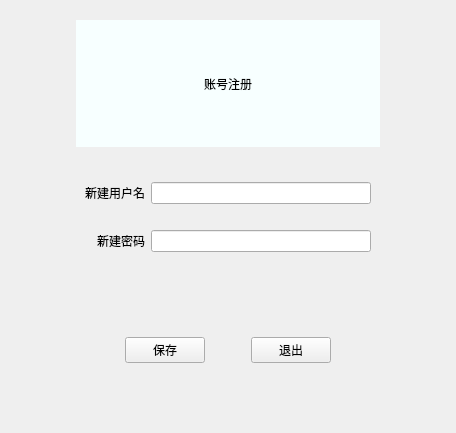
<?xml version="1.0" encoding="UTF-8"?>
<ui version="4.0">
 <class>CreateWidget</class>
 <widget class="QWidget" name="CreateWidget">
  <property name="geometry">
   <rect>
    <x>0</x>
    <y>0</y>
    <width>456</width>
    <height>433</height>
   </rect>
  </property>
  <property name="windowTitle">
   <string>Form</string>
  </property>
  <layout class="QHBoxLayout" name="horizontalLayout">
   <item>
    <spacer name="horizontalSpacer_7">
     <property name="orientation">
      <enum>Qt::Horizontal</enum>
     </property>
     <property name="sizeHint" stdset="0">
      <size>
       <width>31</width>
       <height>20</height>
      </size>
     </property>
    </spacer>
   </item>
   <item>
    <widget class="QWidget" name="widget_3" native="true">
     <layout class="QGridLayout" name="gridLayout_3">
      <item row="0" column="0">
       <widget class="QLabel" name="label">
        <property name="styleSheet">
         <string notr="true">font: 87 16pt &quot;Arial Black&quot;;
background-color: rgb(247, 255, 255);</string>
        </property>
        <property name="text">
         <string>账号注册</string>
        </property>
        <property name="alignment">
         <set>Qt::AlignCenter</set>
        </property>
       </widget>
      </item>
      <item row="1" column="0">
       <widget class="QWidget" name="widget_2" native="true">
        <layout class="QGridLayout" name="gridLayout_2">
         <item row="1" column="1">
          <widget class="QLineEdit" name="editUserName"/>
         </item>
         <item row="3" column="1">
          <widget class="QLineEdit" name="editPassWord"/>
         </item>
         <item row="3" column="0">
          <widget class="QLabel" name="label_3">
           <property name="text">
            <string>新建密码</string>
           </property>
           <property name="alignment">
            <set>Qt::AlignRight|Qt::AlignTrailing|Qt::AlignVCenter</set>
           </property>
          </widget>
         </item>
         <item row="1" column="0">
          <widget class="QLabel" name="label_2">
           <property name="text">
            <string>新建用户名</string>
           </property>
           <property name="alignment">
            <set>Qt::AlignRight|Qt::AlignTrailing|Qt::AlignVCenter</set>
           </property>
          </widget>
         </item>
         <item row="2" column="1">
          <spacer name="horizontalSpacer_4">
           <property name="orientation">
            <enum>Qt::Horizontal</enum>
           </property>
           <property name="sizeHint" stdset="0">
            <size>
             <width>40</width>
             <height>20</height>
            </size>
           </property>
          </spacer>
         </item>
         <item row="0" column="1">
          <spacer name="horizontalSpacer_5">
           <property name="orientation">
            <enum>Qt::Horizontal</enum>
           </property>
           <property name="sizeHint" stdset="0">
            <size>
             <width>40</width>
             <height>20</height>
            </size>
           </property>
          </spacer>
         </item>
         <item row="4" column="1">
          <spacer name="horizontalSpacer_6">
           <property name="orientation">
            <enum>Qt::Horizontal</enum>
           </property>
           <property name="sizeHint" stdset="0">
            <size>
             <width>40</width>
             <height>20</height>
            </size>
           </property>
          </spacer>
         </item>
        </layout>
       </widget>
      </item>
      <item row="2" column="0">
       <widget class="QWidget" name="widget" native="true">
        <layout class="QGridLayout" name="gridLayout">
         <item row="0" column="0">
          <spacer name="horizontalSpacer_2">
           <property name="orientation">
            <enum>Qt::Horizontal</enum>
           </property>
           <property name="sizeHint" stdset="0">
            <size>
             <width>40</width>
             <height>20</height>
            </size>
           </property>
          </spacer>
         </item>
         <item row="0" column="1">
          <widget class="QPushButton" name="BtnOK">
           <property name="text">
            <string>保存</string>
           </property>
          </widget>
         </item>
         <item row="0" column="2">
          <spacer name="horizontalSpacer">
           <property name="orientation">
            <enum>Qt::Horizontal</enum>
           </property>
           <property name="sizeHint" stdset="0">
            <size>
             <width>40</width>
             <height>20</height>
            </size>
           </property>
          </spacer>
         </item>
         <item row="0" column="3">
          <widget class="QPushButton" name="BtnExit">
           <property name="text">
            <string>退出</string>
           </property>
          </widget>
         </item>
         <item row="0" column="4">
          <spacer name="horizontalSpacer_3">
           <property name="orientation">
            <enum>Qt::Horizontal</enum>
           </property>
           <property name="sizeHint" stdset="0">
            <size>
             <width>40</width>
             <height>20</height>
            </size>
           </property>
          </spacer>
         </item>
        </layout>
       </widget>
      </item>
     </layout>
    </widget>
   </item>
   <item>
    <spacer name="horizontalSpacer_8">
     <property name="orientation">
      <enum>Qt::Horizontal</enum>
     </property>
     <property name="sizeHint" stdset="0">
      <size>
       <width>31</width>
       <height>20</height>
      </size>
     </property>
    </spacer>
   </item>
  </layout>
 </widget>
 <resources/>
 <connections/>
</ui>
